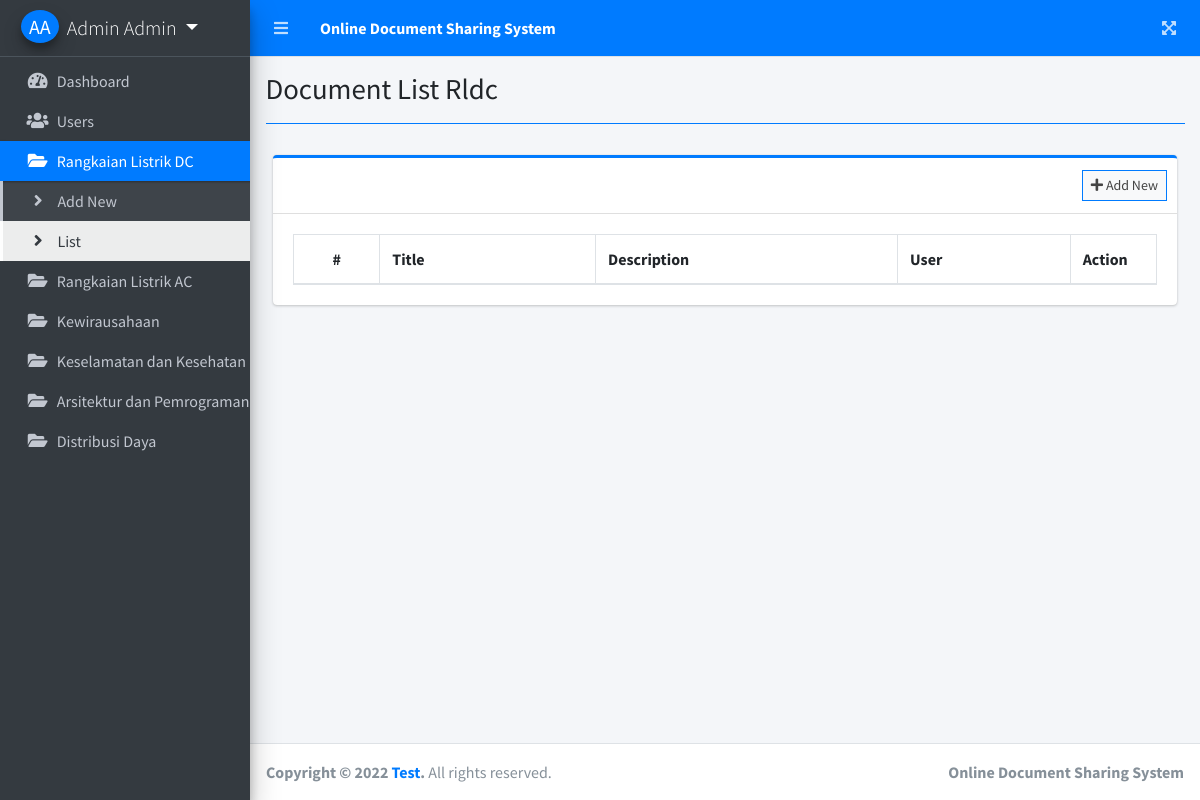
Page /index.php?page=document_list_rldc (signed in) on the earlier database version.
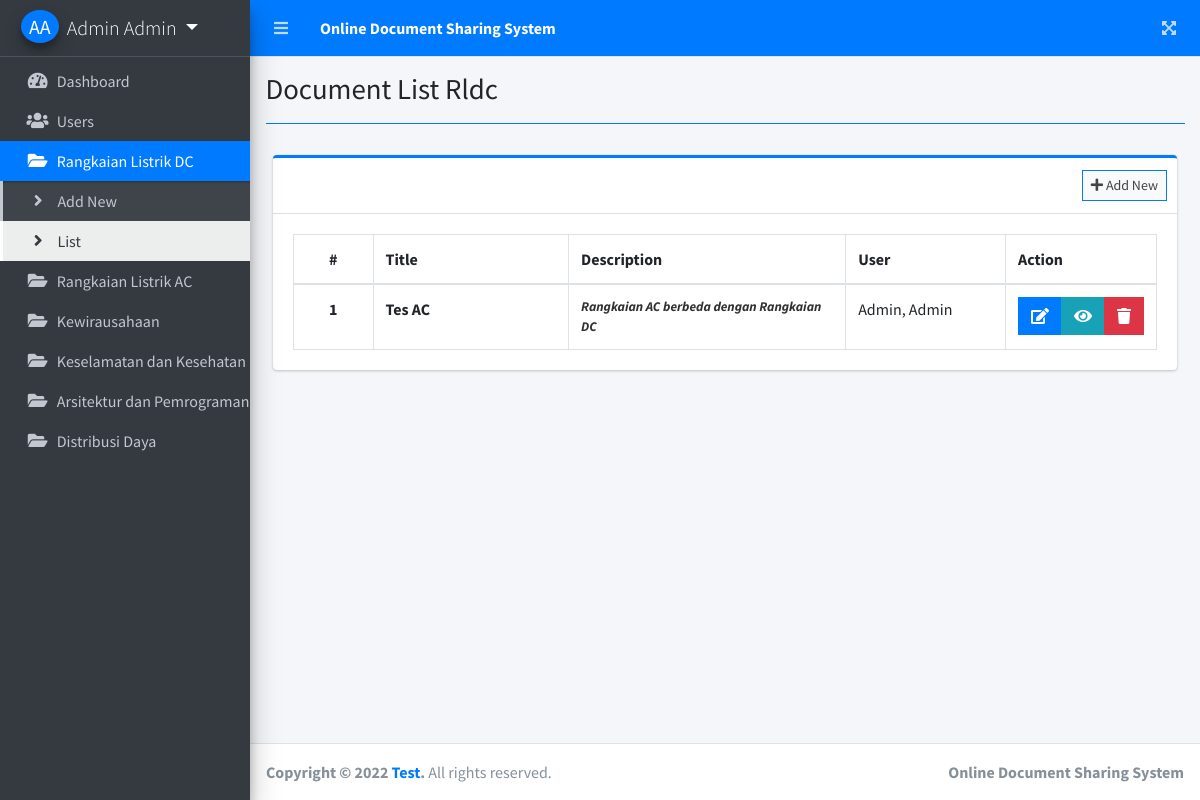
Same page on the later database version.
### tables this page shows
CREATE TABLE `rldc` (
  `id` int(11) NOT NULL,
  `title` varchar(255) NOT NULL,
  `description` text NOT NULL,
  `file_json` text NOT NULL,
  `user_id` int(30) NOT NULL,
  `date_created` datetime NOT NULL DEFAULT current_timestamp()
);

### document_list_rldc.php (the view, shortened to what the changed rows need)
<?php include'db_connect.php' ?>
<div class="col-lg-12">
	<div class="card card-outline card-primary">
		<div class="card-body">
			<table class="table tabe-hover table-bordered" id="list">
			     <?php if($_SESSION['login_type'] == 1 ): ?>
				<colgroup>
				</colgroup>
			    <?php endif; ?>
				<thead>
					<tr>
						<th class="text-center">#</th>
						<th>Title</th>
						<th>Description</th>
					     <?php if($_SESSION['login_type'] == 1 ): ?>
						<th>User</th>
					    <?php endif; ?>
						<th>Action</th>
					</tr>
				</thead>
				<tbody>
					<?php
					$i = 1;
					$where = '';
					if($_SESSION['login_type'] == 1 ):
					$user = $conn->query("SELECT * FROM users where id in (SELECT user_id FROM rldc) ");
					while($row = $user->fetch_assoc()){
						$uname[$row['id']] = ucwords($row['lastname'].', '.$row['firstname'].' '.$row['middlename']);
					}
					else:
						$where = " where user_id = '{$_SESSION['login_id']}' ";
					endif;
					$qry = $conn->query("SELECT * FROM rldc $where order by unix_timestamp(date_created) desc ");
					while($row= $qry->fetch_assoc()):
						$trans = get_html_translation_table(HTML_ENTITIES,ENT_QUOTES);
						unset($trans["\""], $trans["<"], $trans[">"], $trans["<h2"]);
						$desc = strtr(html_entity_decode($row['description']),$trans);
						$desc=str_replace(array("<li>","</li>"), array("",", "), $desc);
					?>
					<tr>
						<th class="text-center"><?php echo $i++ ?></th>
						<td><b><?php echo ucwords($row['title']) ?></b></td>
						<td><b class="truncate"><?php echo strip_tags($desc) ?></b></td>
						  <?php if($_SESSION['login_type'] == 1 ): ?>
						<td><?php echo isset($uname[$row['user_id']]) ? $uname[$row['user_id']] : "Deleted User" ?></td>
					    <?php endif; ?>
						<td class="text-center">
		                    <div class="btn-group">
		                        <a href="./index.php?page=edit_document_rldc&id=<?php echo $row['id'] ?>" class="btn btn-primary btn-flat">
		                          <i class="fas fa-edit"></i>
		                        </a>
		                        <a  href="./index.php?page=view_document_rldc&id=<?php echo md5($row['id']) ?>" class="btn btn-info btn-flat">
		                          <i class="fas fa-eye"></i>
		                        </a>
		                        <button type="button" class="btn btn-danger btn-flat delete_file_rldc" data-id="<?php echo $row['id'] ?>">
		                          <i class="fas fa-trash"></i>
		                        </button>
	                      </div>
						</td>
					</tr>
				<?php endwhile; ?>
				</tbody>
			</table>
		</div>
	</div>
</div>

### sidebar.php (shortened to what the changed rows need)
<aside class="main-sidebar sidebar-dark-primary elevation-4">
    <div class="dropdown">
   	<a href="javascript:void(0)" class="brand-link dropdown-toggle" data-toggle="dropdown" aria-expanded="true">
        <?php if(empty($_SESSION['login_avatar'])): ?>
        <span class="brand-image img-circle elevation-3 d-flex justify-content-center align-items-center bg-primary text-white font-weight-500" style="width: 38px;height:50px"><?php echo strtoupper(substr($_SESSION['login_firstname'], 0,1).substr($_SESSION['login_lastname'], 0,1)) ?></span>
        <?php else: ?>
          <span class="image">
            <img src="assets/uploads/<?php echo $_SESSION['login_avatar'] ?>" style="width: 38px;height:38px" class="img-circle elevation-2" alt="User Image">
          </span>
        <?php endif; ?>
        <span class="brand-text font-weight-light"><?php echo ucwords($_SESSION['login_firstname'].' '.$_SESSION['login_lastname']) ?></span>
      </a>
    </div>
  </aside>

Differences in the rows shown:
added rldc: title "Tes AC", description "Rangkaian AC berbeda dengan Rangkaian DC", user "Admin, Admin"
